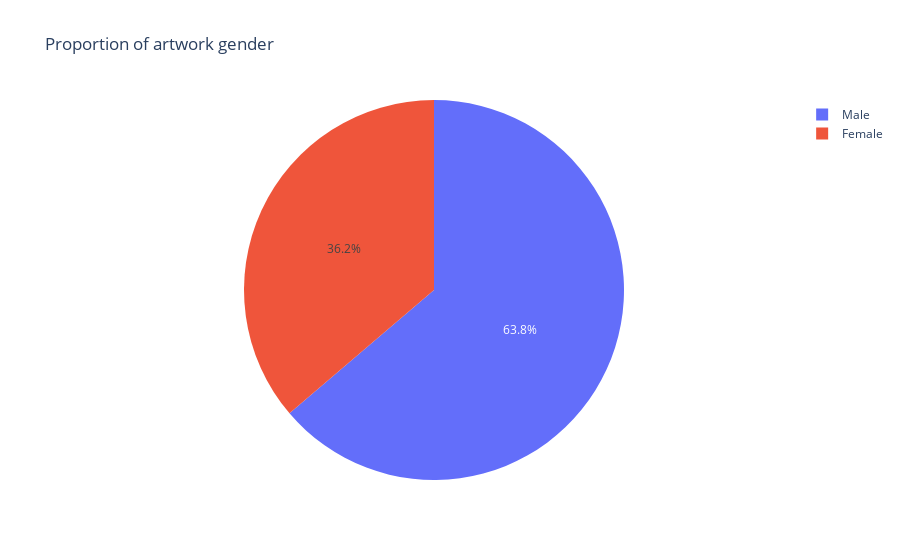

Notebook code cell kept with this figure:
### Markdown cell above
#### Number of artworks completed by gender (have seperate filters for date range and department)

### Code cell
male_artists = artwork_demographs[artwork_demographs['gender'] == 'Male']
female_artists = artwork_demographs[artwork_demographs['gender'] == 'Female']
m_f_list = ['Male', 'Female']

m_f_artists = [len(male_artists), len(female_artists)]
fig = px.pie(values=m_f_artists, names=m_f_list, title='Proportion of artwork gender')

fig.show()

### Figure 1 — Plotly figure (JSON) as saved in the notebook; plotly's stock layout.template omitted (floating-point values rounded to 4 significant figures)
{"data": [{"domain": {"x": [0, 1], "y": [0, 1]}, "hovertemplate": "label=%{label}<br>value=%{value}<extra></extra>", "labels": ["Male", "Female"], "legendgroup": "", "name": "", "showlegend": true, "type": "pie", "values": [2605, 1481]}], "layout": {"legend": {"tracegroupgap": 0}, "title": {"text": "Proportion of artwork gender"}}}
